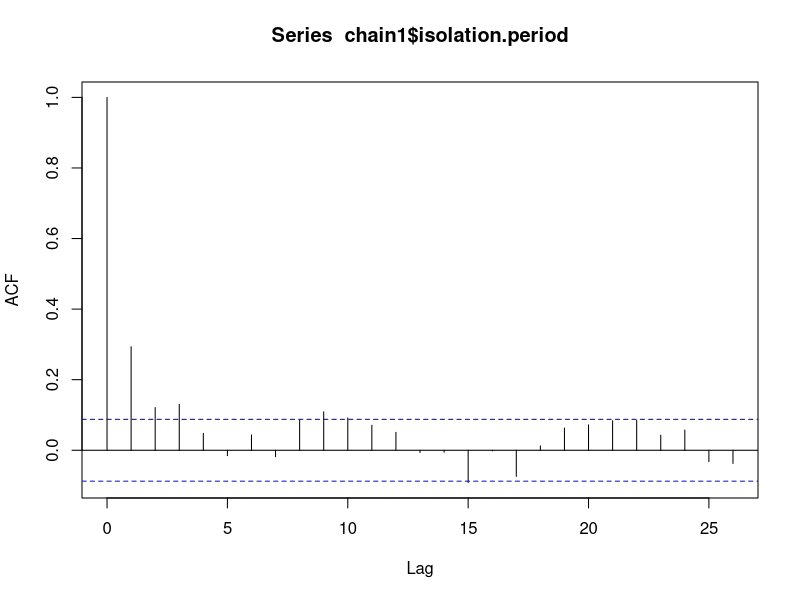
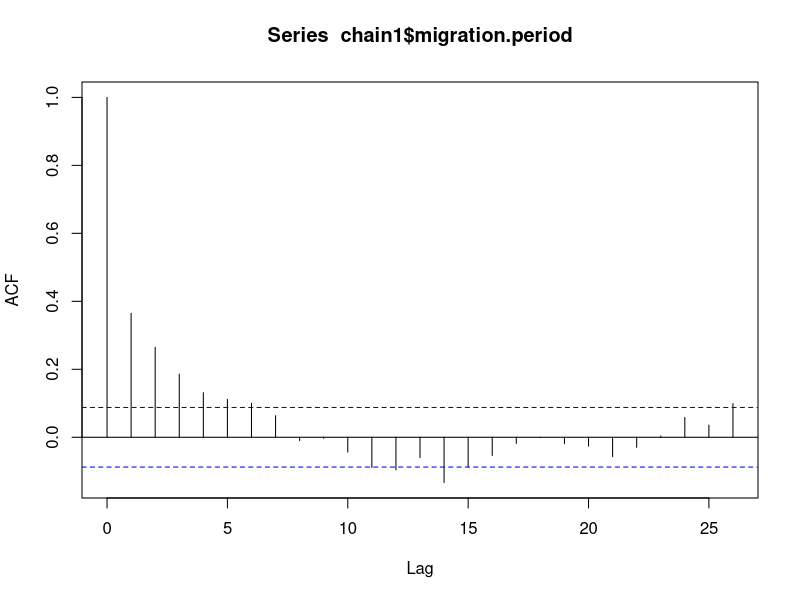
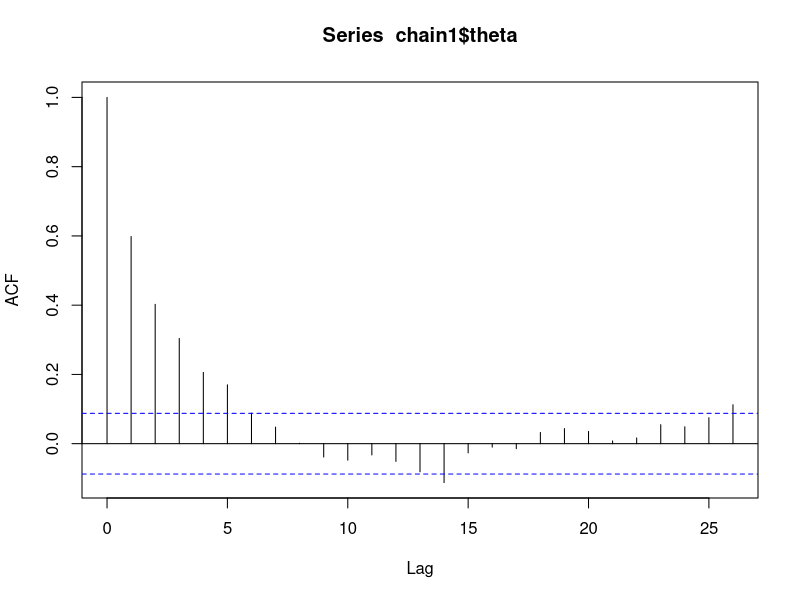
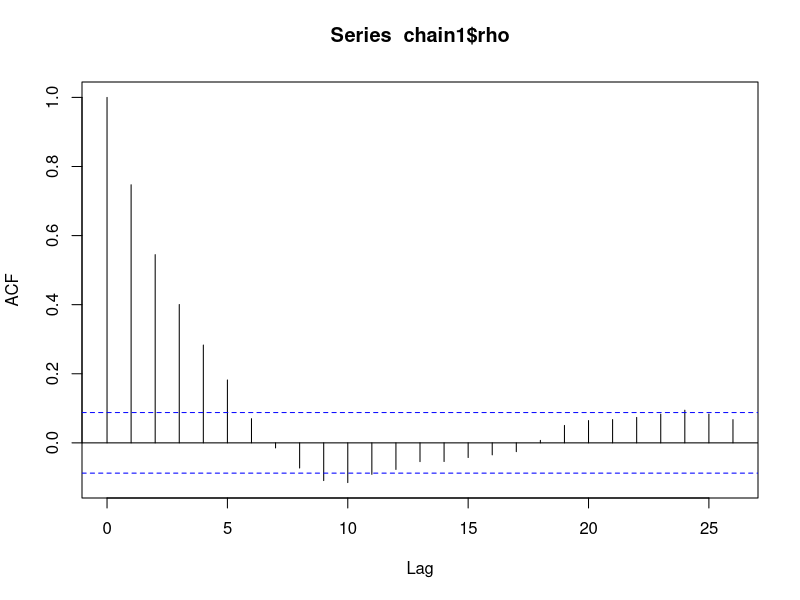
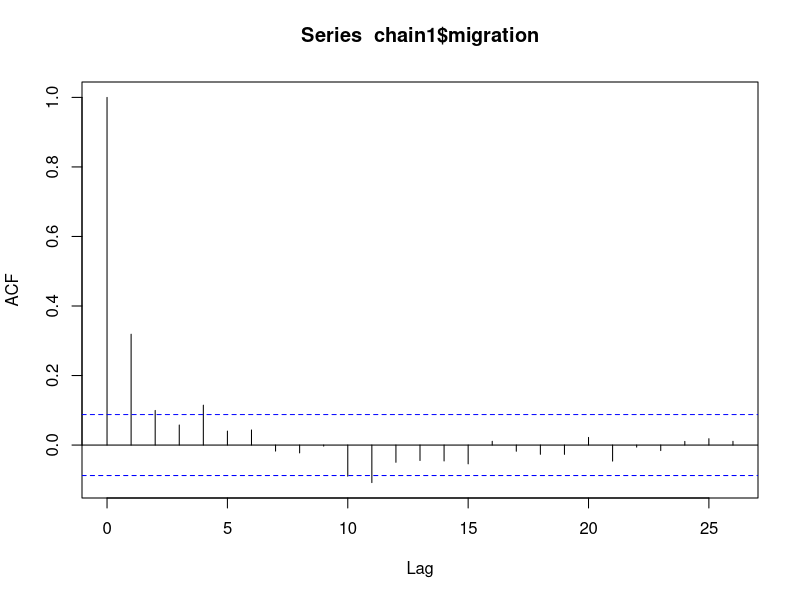

Reproduce these figures in R, in order. (Note: this script raises an error after producing the figures.)
library(reshape2)
library(ggplot2)

chain1 <- data.frame(sim=1,chain=1,read.table('mcmc-sim-1-chain-1.txt', header=TRUE))
acf(chain1$isolation.period)
acf(chain1$migration.period)
acf(chain1$theta)
acf(chain1$rho)
acf(chain1$migration)

all.chains <- rbind(data.frame(sim=1,chain=1,read.table('mcmc-sim-1-chain-1.txt', header=TRUE)[,1:5]),
                    data.frame(sim=1,chain=2,read.table('mcmc-sim-1-chain-2.txt', header=TRUE)[,1:5]),
                    data.frame(sim=1,chain=3,read.table('mcmc-sim-1-chain-3.txt', header=TRUE)[,1:5]),
                    data.frame(sim=1,chain=4,read.table('mcmc-sim-1-chain-4.txt', header=TRUE)[,1:5]),
                    data.frame(sim=1,chain=5,read.table('mcmc-sim-1-chain-5.txt', header=TRUE)[,1:5]),
                    data.frame(sim=2,chain=1,read.table('mcmc-sim-2-chain-1.txt', header=TRUE)[,1:5]),
                    data.frame(sim=2,chain=2,read.table('mcmc-sim-2-chain-2.txt', header=TRUE)[,1:5]),
                    data.frame(sim=2,chain=3,read.table('mcmc-sim-2-chain-3.txt', header=TRUE)[,1:5]),
                    data.frame(sim=2,chain=4,read.table('mcmc-sim-2-chain-4.txt', header=TRUE)[,1:5]),
                    data.frame(sim=2,chain=5,read.table('mcmc-sim-2-chain-5.txt', header=TRUE)[,1:5]))

all.chains <- chain1[1:7]

qplot(value, ..scaled.., geom='density', facets=variable~sim, color=factor(chain),
      data=melt(all.chains, id.vars=c('sim','chain'))) +
  geom_vline(aes(xintercept = true.value), 
             data=data.frame(variable=c('isolation.period','migration.period','theta','rho','migration'),
                             true.value=c(0.001, 0.003, 0.002, 0.4, 250)),
             col=I('black'), linetype=I('dashed')) +
  facet_grid(sim~variable, scales='free') + theme_bw()
